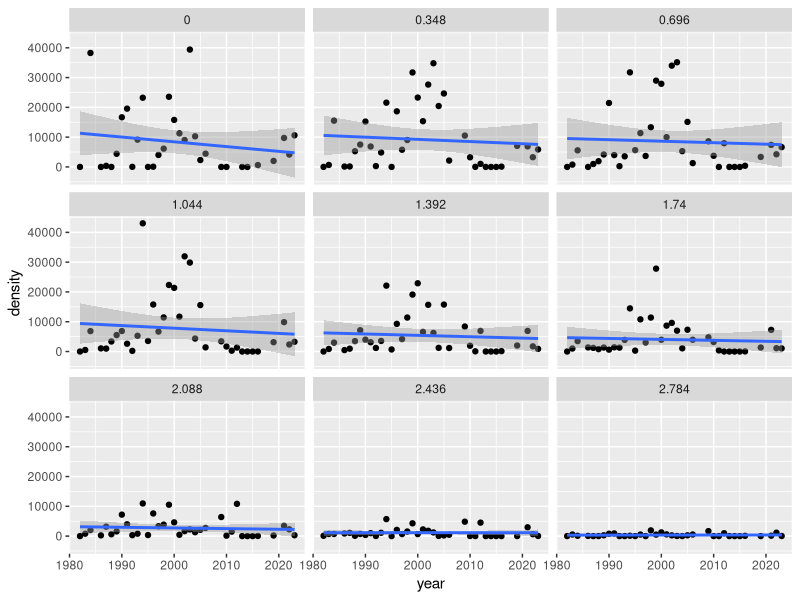

This chart was generated by the following R code:
# model counts with tweedie distribution as sensitivity test

# HIGHLY SAMPLED ONLY

library(glmmTMB)
library(dplyr)
library(tidyr)
library(purrr)
library(ggplot2)

# upload prepped data -------------------------------------------------------------
# this dataset is from 06.1-prep-count-data-for-model.R
# which summarizes count species between tidal heights in each year
data <- readr::read_csv(
  here::here("data-processed",
             "abundance-data",
             "count-data-prepped-for-model_HS.csv")
) %>% mutate(tidalheight = as.character(tidalheight))
data %>% glimpse()


# split data --------------------------------------------------------------
# most models will be run with tidalheight as a random intercept,
# but a few species are found in only one tidal height, so errors
# are thrown, or species are found in 2 tidalheights at low densities,
# so models won't converge. 
# Separate dataset into species found in >2 tidal tidalheights or not.


# separate species only present in one or two levels
counts_mult <- data %>%
  group_by(organism,level) %>% nest() %>% 
  group_by(organism) %>% add_count() %>%
  filter(n>2) %>%
  select(-n) %>%
  unnest(data)
counts_mult %>% distinct(organism)
# 22 species

counts_sing <- data %>%
  group_by(organism,level) %>% nest() %>% 
  group_by(organism) %>% add_count() %>%
  filter(n<=2) %>%
  select(-n) %>%
  unnest(data)
counts_sing %>% distinct(organism)
# 0 species total was found in 2 or fewer levels

rm(data)

i <- 2
glmmTMB(data = counts_mult %>% filter(organism == unique(counts_mult$organism)[i]),
        formula = density ~ year_zero + tidalheight,
        family = tweedie(link = "log"))

# create tweedie modeling functions ---------------------------------------
find_regression_slopes_tweedie <- function(df){
  glmmTMB(density ~ year_zero + tidalheight,
          data=df, family=tweedie(link="log"))
}

extract_slope_tweedie <- function(model){
  fixef(model)$cond["year_zero"]
}

find_regression_slopes_few_tweedie <-function(df){
  glmmTMB(density ~ year_zero,
          data=df, family=tweedie(link="log"))
}



# apply functtions to multispecies data -----------------------------------


int_counts_models_tweedie <- counts_mult %>%
  
  group_by(organism) %>%
  nest() %>%
  
  mutate(
    # mutate a column with full model details
    model = map(.x = data,
                .f = find_regression_slopes_tweedie,
                .progress = T)
  )
# ok, here, models wouldn't converge for 1 species
# 1. "Anurida maritima"
# actually in all cases, the specific warning was "singular convergence (7)"
# looks like these errors are caused by tidal heights where there are only zeros
# let's just ignore for now... maybe later we can remove the levels with 
# only zeros, but the issue is that these are cases in which the zero-only 
# levels are between levels that have values. It makes more sense to leave them for now
# than to lump these into the single-level models.
int_counts_models_tweedie[int_counts_models_tweedie$organism == "Mytilus edulis", ]$data[[1]] %>% 
  ggplot(aes(x = year, y = density )) +
  geom_point() +
  geom_smooth(method = "lm") +
  facet_wrap(~tidalheight)
int_counts_models_tweedie[int_counts_models_tweedie$organism == "Mytilus edulis", ]$data[[1]] %>% 
  group_by(tidalheight) %>% 
  summarize(max = max(density))
# find coefficients

int_counts_coefs_tweedie <- int_counts_models_tweedie %>%
  
  mutate(
    # extract coef 
    slope_tweedie = map_dbl(model,extract_slope_tweedie)
  )
rm(int_counts_models_tweedie)






# merge -------------------------------------------------------------------
tweedie_merge <-
  int_counts_coefs_tweedie 
rm(int_counts_coefs_tweedie,
   counts_mult, counts_sing)


tweedie_merge <- tweedie_merge %>% select(-model)

# save --------------------------------------------------------------------
saveRDS(tweedie_merge,
        here::here(
          "data-processed",
          "abundance-data",
          "abundance_change_slopes_counts_tweedie_cattidalheight_HS.rds"
        ))
